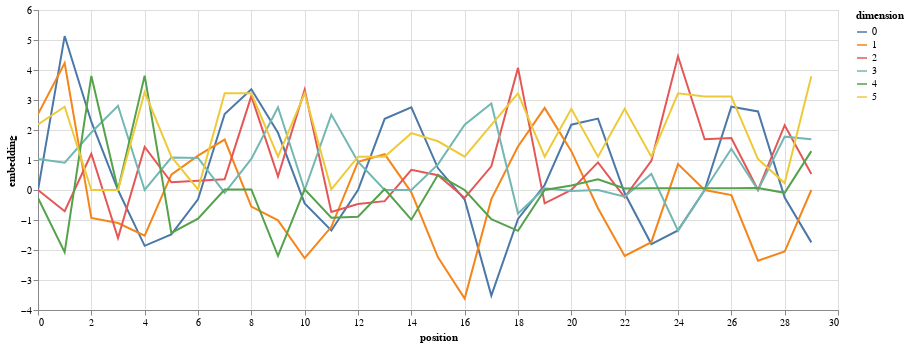

The notebook cell saved with this chart:
### Code cell
def test_encoding():
    embedding_dim = 6
    dropout = 0.1
    padding_idx = 25

    max_len = 30    # test only the first 30 aas.
    seq = test_seqs[0][:max_len-2]    

    test_seq_encode = SeqEncoding(n_tokens, embedding_dim, dropout, max_len, padding_idx)
    test_pe_encode = PositionalEncoding(embedding_dim, dropout, max_len)
    y = test_pe_encode.forward(test_seq_encode(seq))
    print(f'Embedding shape: {y.shape}')
    print(f'Parameters shape in sequence embedding: {test_seq_encode.token_embedding.weight.shape}')

    y = y.detach().numpy()


    data = pd.concat([pd.DataFrame({
        "embedding": y[:, dim],
        "dimension":dim,
        "position": list(range(max_len)),
        })for dim in range(6)])
    
    aa = ['<start>']
    aa.extend(_ for _ in seq)
    aa.append('<end>')
    data['aa_token'] = aa * embedding_dim

    print(data)

    return (
        alt.Chart(data)
        .mark_line()
        .properties(width=800)
        .encode(x="position", y="embedding", color="dimension:N")
        .interactive())

test_encoding()

### Figure 1 — Vega-Lite specification as saved in the notebook (floating-point values rounded to 4 significant figures; data arrays with more than 128 entries replaced by an {"elided": "..."} marker saying what was removed)
{"config": {"view": {"continuousWidth": 400, "continuousHeight": 300}}, "data": {"name": "data-b2c73a1f67dc5b761a3f8fcede1dfce0"}, "mark": "line", "encoding": {"color": {"field": "dimension", "type": "nominal"}, "x": {"field": "position", "type": "quantitative"}, "y": {"field": "embedding", "type": "quantitative"}}, "selection": {"selector001": {"type": "interval", "bind": "scales", "encodings": ["x", "y"]}}, "width": 800, "$schema": "https://vega.github.io/schema/vega-lite/v4.17.0.json", "datasets": {"data-b2c73a1f67dc5b761a3f8fcede1dfce0": {"elided": "180 records"}}}
